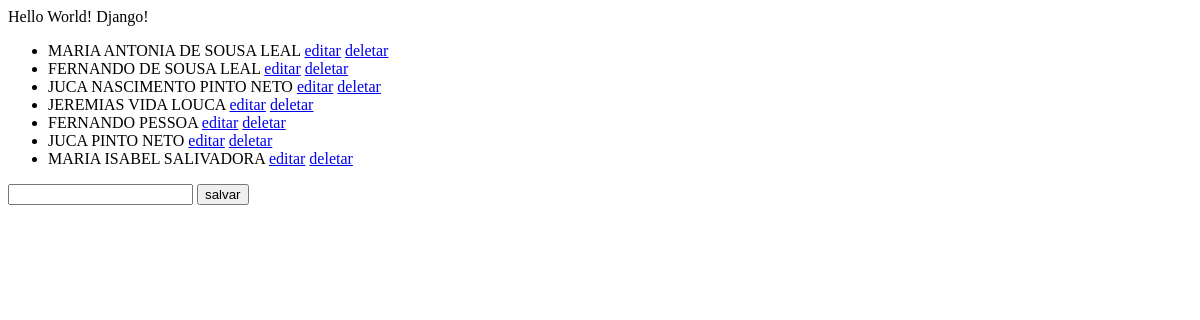
/core/, run on an earlier commit of the app's database.
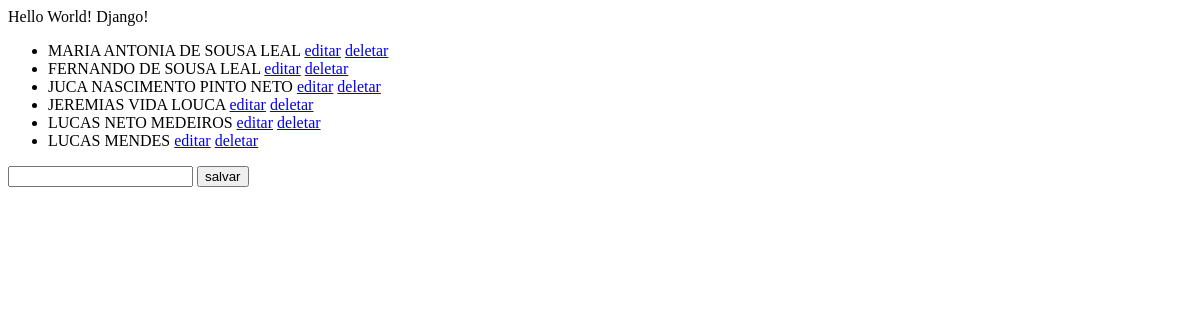
And on a later commit of the database.
### core/models.py (models this page shows, shortened)
class Pessoa(models.Model):
    nome= models.CharField(max_length=100)

### core/views.py (the view)
# urls.py: 2. Add a URL to urlpatterns:  path('', views.home, name='home')
def home(request):
    pessoas = Pessoa.objects.all()
    return render(request, "index.html",{"pessoas":pessoas})

### core/templates/index.html (shortened to what this page needs)
<!DOCTYPE html>
<html lang="en">
  <head>
  </head>
  <body>
    Hello World! Django!
    <ul>
      {% for pessoa in pessoas %}
      <li>{{pessoa.nome}}
        <a href="{% url 'editar' pessoa.id %}">editar</a>
        <a href="{% url 'delete' pessoa.id %}">deletar</a>
      </li>
      {% endfor %}
    </ul>
  <form action="{% url 'salvar' %}" method="post">
      <input type="text" name="nome">
      <button type="submit">salvar </button>
  </form>
  </body>
</html>

What changed in the data, as far as the page shows it:
removed Pessoa: nome "FERNANDO PESSOA"
removed Pessoa: nome "JUCA PINTO NETO"
removed Pessoa: nome "MARIA ISABEL SALIVADORA"
added Pessoa: nome "LUCAS NETO MEDEIROS"
added Pessoa: nome "LUCAS MENDES"
